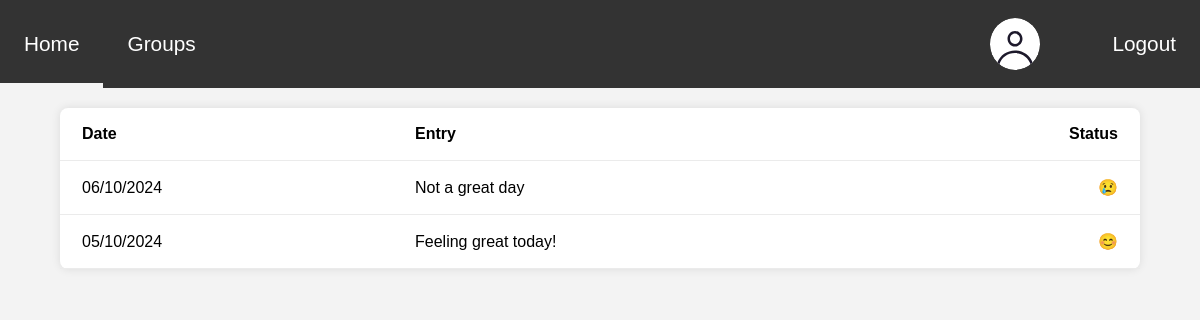
Page /therapist/history/history.php (signed in) on the committed database.
### tables this page shows
CREATE TABLE journal_entries (
    id INT AUTO_INCREMENT PRIMARY KEY,
    patient_id INT,
    journal_date DATE,
    hours_slept INT,
    mood VARCHAR(20),
    meals_eaten INT,
    exercise BOOLEAN,
    journal_entry TEXT,
    FOREIGN KEY (patient_id) REFERENCES users(id) ON DELETE CASCADE
);

### conf.php (called while the page is built, shortened)
<?php
$moods = [];
$moods["happy"] = "&#128522";
$moods["neutral"] = "&#128528";
$moods["sad"] = "&#128546";
$moods["angry"] = "&#128545";
$moods["excited"] = "&#128513";
$moods["tired"] = "&#128564";
$moods["anxious"] = "&#128552";
?>

### therapist/history/history.php (the view, shortened to what this page needs)
<!DOCTYPE html>
<html lang="en">
<head>
    <link rel="stylesheet" href="history.css">
</head>
<body>
    <header>
        <?php include "../../common/navbar/navbar.php"; ?>
    </header>
    <main class="main">
        <table class="history_table">
            <thead>
                <tr>
                    <th>Date</th>
                    <th>Entry</th>
                    <th>Status</th>
                </tr>
            </thead>
            <tbody>
                <?php
                $sql = "SELECT id,journal_date, journal_entry, mood FROM journal_entries WHERE patient_id = ? ORDER BY journal_date DESC";
                $stmt = $conn->prepare($sql);
                $patient_id = 1;
                $stmt->bind_param("i", $patient_id);
                $stmt->execute();
                $result = $stmt->get_result();
                while ($row = $result->fetch_assoc()) {
                    echo "<tr onclick=\"journalRedirect(".$row['id'].")\">";
                    echo "<td>" . date("d/m/Y", strtotime($row['journal_date'])) . "</td>";
                    echo "<td>" . htmlspecialchars($row['journal_entry']) . "</td>";
                    echo "<td>" .$moods[$row['mood']]. "</td>";
                    echo "</tr>";
                }
                ?>
            </tbody>
        </table>
    </main>
</body>
</html>

### therapist/history/history.css (style rules this page uses)
* { padding: 0; font-family: Arial, sans-serif; }
body { background-color: #fafafa; }
.main { margin: 20px auto; width: 90%; background: #fff; border-radius: 8px; box-shadow: 0 0 10px rgba(0, 0, 0, 0.1); }
.history_table { border-collapse:collapse; width: 100%; }
th, td { padding: 17px 22px; text-align: left; border-bottom: 1px solid #EBEBEB; }
.history_table th:last-child { text-align: right; }
.history_table td:last-child { text-align: right; }
.history_table tbody td { cursor: pointer; }

### style.css (style rules this page uses)
body { padding:0; margin:0; background-color: #F3F3F3; font-family:'Helvetica', Times, serif; position: absolute; width: 100%; height: 100%; }
header { padding:0; margin:0; }

### rows in the picture
journal_entries: journal_date "06/10/2024", journal_entry "Not a great day", mood "😢"
journal_entries: journal_date "05/10/2024", journal_entry "Feeling great today!", mood "😊"
